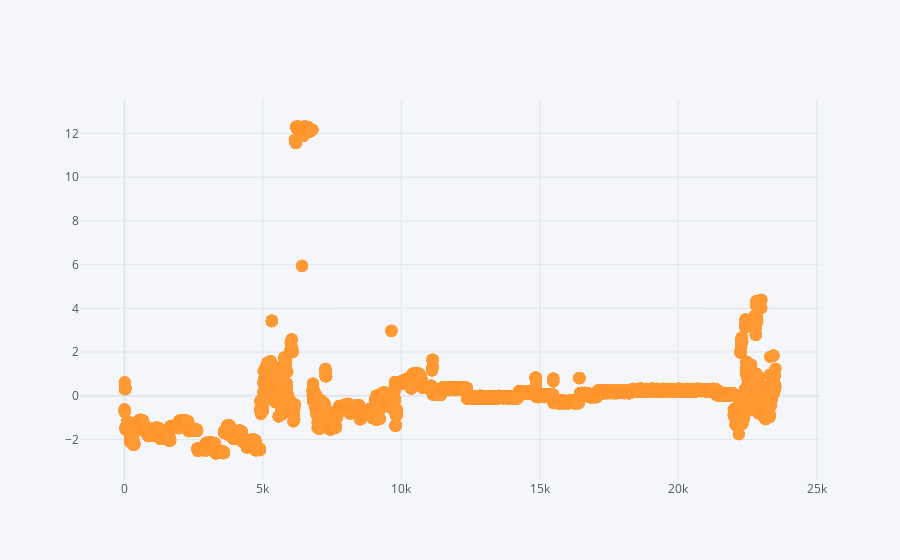

The cell this chart's notebook holds for it:
### Code cell
dos_comp.iplot(kind='scatter', mode='markers', x=0, y=1)

### Figure 1 — Plotly figure (JSON) as saved in the notebook; plotly's stock layout.template omitted (floating-point values rounded to 4 significant figures; data arrays with more than 128 entries replaced by an {"elided": "..."} marker saying what was removed)
{"data": [{"line": {"color": "rgba(255, 153, 51, 1.0)", "dash": "solid", "shape": "linear", "width": 1.3}, "marker": {"size": 12, "symbol": "circle"}, "mode": "markers", "name": "1", "text": "", "type": "scatter", "x": {"elided": "23514 int values"}, "y": {"elided": "23514 float values"}}], "layout": {"legend": {"bgcolor": "#F5F6F9", "font": {"color": "#4D5663"}}, "paper_bgcolor": "#F5F6F9", "plot_bgcolor": "#F5F6F9", "title": {"font": {"color": "#4D5663"}}, "xaxis": {"gridcolor": "#E1E5ED", "showgrid": true, "tickfont": {"color": "#4D5663"}, "title": {"font": {"color": "#4D5663"}, "text": ""}, "zerolinecolor": "#E1E5ED"}, "yaxis": {"gridcolor": "#E1E5ED", "showgrid": true, "tickfont": {"color": "#4D5663"}, "title": {"font": {"color": "#4D5663"}, "text": ""}, "zerolinecolor": "#E1E5ED"}}}
